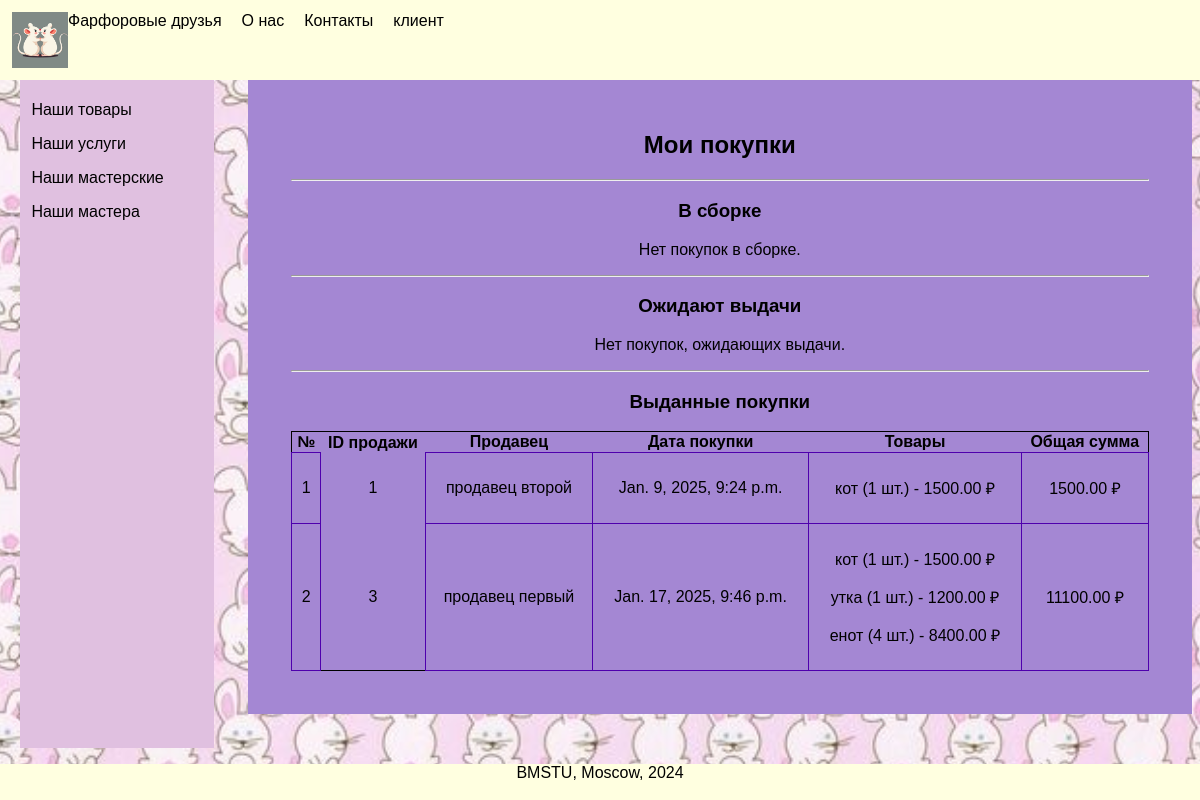
/personal/purchases/ (signed in), run on the app's committed database.
### nirs_app/models.py (models this page shows, shortened)
class User(AbstractUser):
    username = None
    first_name = models.CharField(max_length=43)
    last_name = models.CharField(max_length=43)
    email = models.EmailField(unique=True)
    phone_number = models.CharField(max_length=15)
    is_employee = models.BooleanField(default=False)
    USERNAME_FIELD = 'email'
    REQUIRED_FIELDS = ['first_name', 'last_name']

class Sale(models.Model):
    client = models.ForeignKey(Client, on_delete=models.DO_NOTHING)
    seller = models.ForeignKey(Seller, on_delete=models.DO_NOTHING)
    purchase_date = models.DateTimeField(null=False)
    is_paid = models.BooleanField(default=False)
    is_gathered = models.BooleanField(default=False)
    is_given = models.BooleanField(default=False)

class Product(models.Model):
    photo = models.ImageField(upload_to="images/products", default="images/products/no_photo.png")
    name = models.CharField(max_length=255, unique=True)
    price = models.DecimalField(max_digits=10, decimal_places=2)
    description = models.TextField()
    current_quantity = models.IntegerField()

### nirs_app/views.py (the view)
# urls.py: path('purchases/', views.my_purchases_view, name='my_purchases'),
@login_required
@user_passes_test(is_client)
def my_purchases_view(request):
    user = request.user
    sales = Sale.objects.filter(client=user.client).prefetch_related('soldproduct_set__product', 'seller')
    sales_in_progress = sales.filter(is_given=False, is_gathered=False)
    sales_waiting = sales.filter(is_given=False, is_gathered=True)
    sales_given = sales.filter(is_given=True)
    purchases_in_progress_data = []
    purchases_waiting_data = []
    purchases_given_data = []
    def process_sales(sales_data, target_list):
      for sale in sales_data:
          sale_data = {
              'id': sale.id,
              'seller_name': str(sale.seller),
              'purchase_date': sale.purchase_date,
              'sold_products': [],
              'total_sale_price': 0,
          }
          for sold_product in sale.soldproduct_set.all():
              product_data = {
                  'name': sold_product.product.name,
                  'price': sold_product.product.price,
                  'quantity': sold_product.quantity,
                  'product_total': sold_product.product.price * sold_product.quantity,
              }
              sale_data['sold_products'].append(product_data)
              sale_data['total_sale_price'] += product_data['product_total']
          target_list.append(sale_data)
    process_sales(sales_in_progress, purchases_in_progress_data)
    process_sales(sales_waiting, purchases_waiting_data)
    process_sales(sales_given, purchases_given_data)
    context = {
        'purchases_in_progress': purchases_in_progress_data,
        'purchases_waiting': purchases_waiting_data,
        'purchases_given': purchases_given_data,
    }
    return render(request, 'personal/purchases.html', context)

### nirs_app/context_processors.py (called while the page is built)
def user_role(request):
    if request.user.is_authenticated:
        user = request.user
        role = get_user_role(user)
        return {'role': role}
    return {}

def get_user_role(user):
    if user.is_superuser:
        return 'админа'
    elif hasattr(user, 'seller'):
        return 'продавца'
    elif hasattr(user, 'master'):
        return 'мастера'
    elif hasattr(user, 'client'):
        return 'клиента'
    return None

### nirs_app/models.py (called while the page is built)
    def __str__(self):
        return f'{self.user.first_name} {self.user.last_name}'

### nirs_app/views.py (called while the page is built)
def is_client(user):
    return hasattr(user, 'client')

### nirs_app/templates/personal/purchases.html (shortened to what this page needs)
{% extends "personal/user_personal.html" %}
{% load static %}
{% block content %}
<section id="products">
    <h2>Мои покупки</h2>
    <hr>
    <h3>В сборке</h3>
    {% if purchases_in_progress %}
    <table style="width: 100%; border-collapse: collapse; border: 1px solid black;">
        <thead>
            <tr>
              <th>№</th>
              <th>ID продажи</th>
              <th>Продавец</th>
              <th>Дата покупки</th>
              <th>Товары</th>
              <th>Общая сумма</th>
            </tr>
        </thead>
          <tbody>
            {% for purchase in purchases_in_progress %}
            <tr>
                <td style="border: 1px solid rgb(78, 0, 173); padding: 8px;">{{ forloop.counter }}</td>
                <td>{{ purchase.id }}</td>
                <td style="border: 1px solid rgb(78, 0, 173); padding: 8px;">{{ purchase.seller_name }}</td>
                <td style="border: 1px solid rgb(78, 0, 173); padding: 8px;">{{ purchase.purchase_date }}</td>
                <td style="border: 1px solid rgb(78, 0, 173); padding: 8px;">
                  {% for product in purchase.sold_products %}
                      <p>{{ product.name }} ({{ product.quantity }} шт.) - {{ product.product_total }} ₽</p>
                  {% endfor %}
                </td>
                <td style="border: 1px solid rgb(78, 0, 173); padding: 8px;">{{ purchase.total_sale_price }} ₽</td>
            </tr>
            {% endfor %}
          </tbody>
    </table>
    {% else %}
      <p>Нет покупок в сборке.</p>
    {% endif %}
    <hr>
     <h3>Ожидают выдачи</h3>
    {% if purchases_waiting %}
    <table style="width: 100%; border-collapse: collapse; border: 1px solid black;">
        <thead>
            <tr>
              <th>№</th>
              <th>ID продажи</th>
              <th>Продавец</th>
              <th>Дата покупки</th>
              <th>Товары</th>
              <th>Общая сумма</th>
            </tr>
        </thead>
          <tbody>
            {% for purchase in purchases_waiting %}
            <tr>
                <td style="border: 1px solid rgb(78, 0, 173); padding: 8px;">{{ forloop.counter }}</td>
                <td>{{ purchase.id }}</td>
                <td style="border: 1px solid rgb(78, 0, 173); padding: 8px;">{{ purchase.seller_name }}</td>
                <td style="border: 1px solid rgb(78, 0, 173); padding: 8px;">{{ purchase.purchase_date }}</td>
                <td style="border: 1px solid rgb(78, 0, 173); padding: 8px;">
                  {% for product in purchase.sold_products %}
                      <p>{{ product.name }} ({{ product.quantity }} шт.) - {{ product.product_total }} ₽</p>
                  {% endfor %}
                </td>
                <td style="border: 1px solid rgb(78, 0, 173); padding: 8px;">{{ purchase.total_sale_price }} ₽</td>
            </tr>
            {% endfor %}
          </tbody>
    </table>
    {% else %}
      <p>Нет покупок, ожидающих выдачи.</p>
    {% endif %}
    <hr>
    <h3>Выданные покупки</h3>
    {% if purchases_given %}
    <table style="width: 100%; border-collapse: collapse; border: 1px solid black;">
      <thead>
          <tr>
            <th>№</th>
            <th>ID продажи</th>
            <th>Продавец</th>
            <th>Дата покупки</th>
            <th>Товары</th>
            <th>Общая сумма</th>
          </tr>
      </thead>
        <tbody>
          {% for purchase in purchases_given %}
            <tr>
              <td style="border: 1px solid rgb(78, 0, 173); padding: 8px;">{{ forloop.counter }}</td>
              <td>{{ purchase.id }}</td>
              <td style="border: 1px solid rgb(78, 0, 173); padding: 8px;">{{ purchase.seller_name }}</td>
              <td style="border: 1px solid rgb(78, 0, 173); padding: 8px;">{{ purchase.purchase_date }}</td>
              <td style="border: 1px solid rgb(78, 0, 173); padding: 8px;">
                {% for product in purchase.sold_products %}
                    <p>{{ product.name }} ({{ product.quantity }} шт.) - {{ product.product_total }} ₽</p>
                {% endfor %}
              </td>
              <td style="border: 1px solid rgb(78, 0, 173); padding: 8px;">{{ purchase.total_sale_price }} ₽</td>
            </tr>
          {% endfor %}
        </tbody>
    </table>
    {% else %}
    <p>Нет выданных покупок.</p>
    {% endif %}
</section>
{% endblock content %}

### nirs_app/templates/index.html (shortened to what this page needs)
<!DOCTYPE html>
{% load static %}
<html lang="ru">
<head>
    <link rel="stylesheet" href="{% static 'css/styles.css' %}">
</head>
<body>
    <div class="header">
        <img src="{% static "images/farfor_logo_2d.png" %}" alt="logo" >
            <a href="{% url 'home' %}">Фарфоровые друзья</a>
            <a href="{% url 'about' %}">О нас</a>
            <a href="{% url 'contacts' %}">Контакты</a>
            {% if request.user.is_authenticated %}
                <a href="{% url 'user_personal' %}">{{ request.user.first_name }}</a>
            {% else %}
                <a href="{% url 'auth' %}">Вход</a>
            {% endif %}
    </div>
    <div class="container">
        <div class="sidebar">
            {% block sidebar %}{% endblock sidebar %}
        </div>
        <div class="content">
            {% block content %}{% endblock content %}
        </div>
    </div>
    <div class="footer">
        <p>BMSTU, Moscow, 2024</p>
    </div>
</body>
</html>

### nirs_app/static/css/styles.css (style rules this page uses)
body { background-size: cover; background-repeat: repeat-y; background-position: center; height: 100vh; margin: 0; font-family: sans-serif; box-sizing: border-box; }
.header { background-color: #FFFFE0; padding: 1%; display: flex; width: 100%; height: 10%; position: fixed; text-align: center; box-sizing: border-box; }
.header a { text-decoration:dotted; color: black; margin-right: 20px; }
.footer { background-color: #FFFFE0; width: 100%; height: 5%; text-align: center; position:static; }
.container { display: flex; width: 95%; }
.sidebar { background-color: #E0C0E0; width: 15%; padding: 1%; margin-top: 6.5%; margin-left: 20px; }
.content { align-self: center; margin-top: 3%; flex: 1; padding: 3%; height: auto; text-align: center; }
#products { padding: 5%; width: 100%; height: auto; background-color: #a487d3; }

### data on the page
User: user.first_name "клиент"
Sale: purchase_date "Jan. 9, 2025, 9:24 p.m."
Product: name "кот" "кот"
Sale: purchase_date "Jan. 17, 2025, 9:46 p.m."
Product: name "утка"
Product: name "енот"

### other printed values
{{ purchase.id }} "1" "3"
{{ purchase.seller_name }} "продавец второй" "продавец первый"
{{ product.quantity }} "1" "1" "1" "4"
{{ product.product_total }} "1500.00" "1500.00" "1200.00" "8400.00"
{{ purchase.total_sale_price }} "1500.00" "11100.00"
